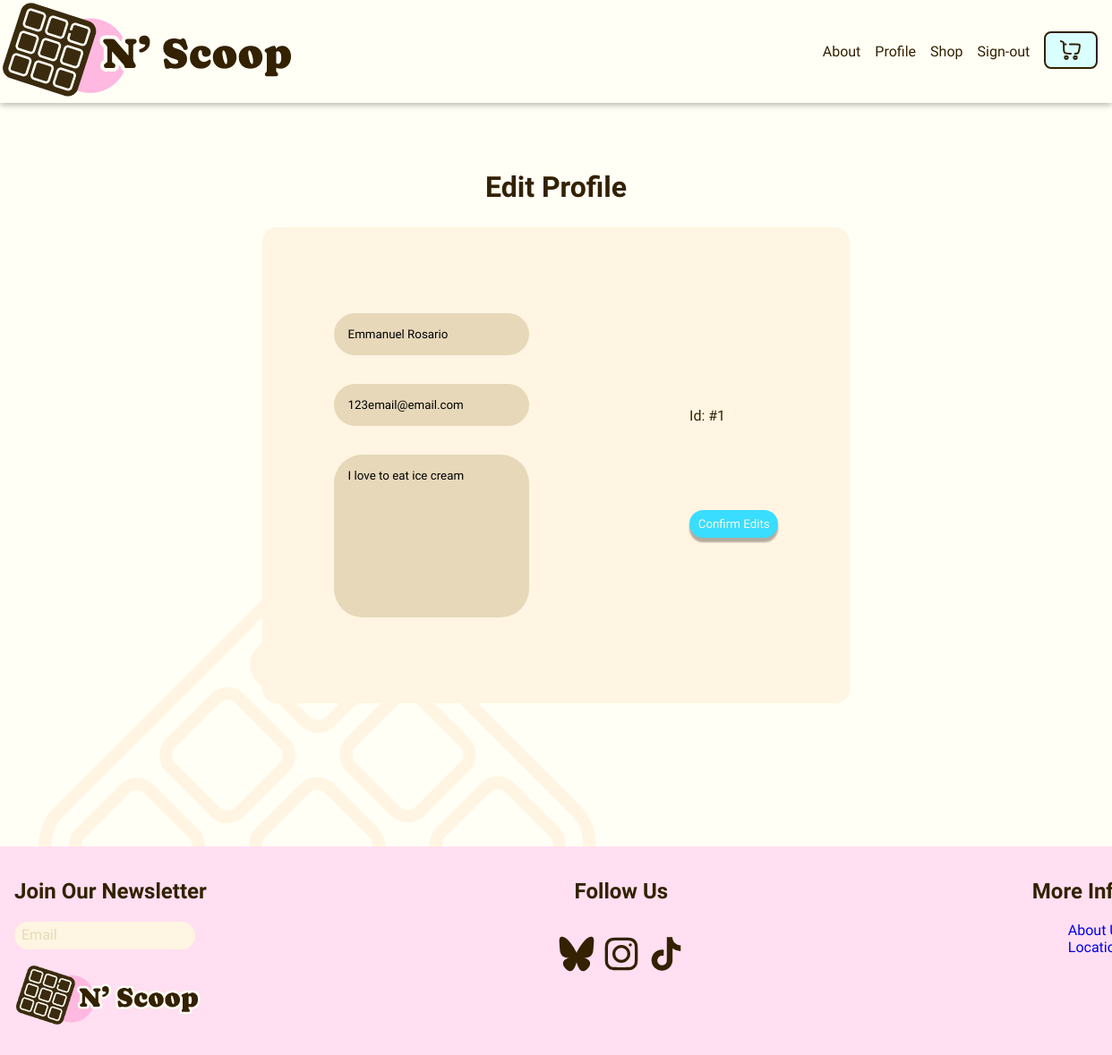
The app's page /edit-profile (signed in) with its own data.
### tables this page shows
CREATE TABLE users (
    id INTEGER PRIMARY KEY AUTOINCREMENT,
    username TEXT NOT NULL UNIQUE,
    name TEXT, 
    password TEXT NOT NULL,
    email TEXT UNIQUE,
    description TEXT,
    cart_id INTEGER,
    created_at DATETIME DEFAULT CURRENT_TIMESTAMP,
    updated_at DATETIME DEFAULT CURRENT_TIMESTAMP,
    FOREIGN KEY (cart_id) REFERENCES cart(id)
);

### app.py (the view)
@app.route("/edit-profile", methods=["GET", "POST"])
@login_required
def edit_profile():
  if request.method == "POST":
    user_id = session["user_id"]
    name = request.form.get("name")
    email = request.form.get("email")
    user_description = request.form.get("user_description")
    db = get_db()
    print(email)
    print(name)
    print(user_description)
    db.execute(
      "UPDATE users SET name = ?, email = ?, description = ? WHERE id = ?",
      (name, email, user_description,  user_id)
    )
    db.commit()
    return redirect("/profile")
  else:
    user_id = session["user_id"]
    db = get_db()
    user = db.execute("SELECT name, email, description FROM users WHERE id = ?", (user_id,)).fetchone()
    print(user)
    return render_template("edit_profile.html", user_id=user_id, name=user["name"], email=user["email"], description=user["description"] )

### app.py (called while the page is built)
@app.teardown_appcontext
def close_connection(exception):
  db = getattr(g, '_database', None)
  if db is not None:
    db.close()

### helpers.py (called while the page is built)
def login_required(f):
    @wraps(f)
    def decorator_function(*args, **kwargs):
        if session.get("user_id") is None:
            session.clear()
            return redirect("/login")
        return f(*args, **kwargs)
    return decorator_function

def get_db():
    if not hasattr(g, '_database'):
        g._database = g._database = sqlite3.connect(DATABASE)
        g._database.row_factory = sqlite3.Row
    return g._database

### templates/edit_profile.html (shortened to what this page needs)
{% extends "layout.html" %}
{% block main%}
<section class="container">
  <h1>Edit Profile</h1>
    <form class="profile-container" action="/edit-profile" method="post">
      <div class="profile-form-t-container">
        {% if not name %}
        <input autocomplete="off" autofocus class="profile-fields" name="name" placeholder='Name' type="text" >
        {% else %}
        <input autocomplete="off" autofocus class="profile-fields text-fields" name="name" placeholder='{{ name }}' type="text" value="{{ name }}" >
        {% endif %}
        {% if not email %}
        <input autocomplete="off" autofocus class="profile-fields" name="email" placeholder='Email' type="text" >
        {% else %}
        <input autocomplete="off" autofocus class="profile-fields" name="email" placeholder='{{ email }}' type="text" value="{{ email }}" >
        {% endif %}
        {% if not description %}
        <textarea class="profile-fields text-fields" name="user_description" placeholder="About You" type="text" rows="5" cols="10"></textarea>
        {% else %}
        <textarea class="profile-fields text-fields" name="user_description" value="{{ description }}"type="text" rows="10" cols="15">{{ description }} </textarea>
        {% endif %}
      </div>
      <div class="profile-form-b-container">
        {% if user_id%}
        <p>Id: #{{ user_id}}</p>
        {%else %}
        <p>Id: ###</p>
        {%endif%}
      <button class="btn-primary" type="submit">Confirm Edits</button>
      </div>
    </form>
</section>
{% endblock %}

### static/style.css (style rules this page uses)
body { font-family: "Caprasimo", serif; font-weight: 300; overscroll-behavior: none; background-image: url("../static/images/Product_Photos/BG-General.png"); }
main,html, body { margin: 0; min-width: 100vw; height: auto; }
textarea { resize: none; }
*::before, *:after { box-sizing: border-box; }
.container { display: flex; flex-direction: column; align-items: center; margin: 3rem 0 10rem 0; color: #332100; }
.container h1 { font-size: 2rem; }
form { display: flex; align-items: center; }
.profile-form-t-container { display:flex; flex-direction: column; justify-content: space-between; align-content: space-between; }
.profile-form-b-container { display: flex; flex-direction: column; gap: 5em; }
.profile-container { display: flex; flex-direction: row; justify-content: space-between; background-color: #FFF5E2; padding: 5rem; width: 40vw; border-radius: 1rem; }
.profile-fields { border: none; padding: 1rem; margin: 1rem 0 ; border-radius: 2rem; background-color: #E7D8BA; font-family: "Caprasimo", serif; width: 15vw; }
.btn-primary { background-color: #38DDFF; color:#FFF5E2; padding: .5rem; border: none; border-radius: 4rem; width: 8vw; text-align: center; cursor: pointer; font-family: "Caprasimo", serif; box-shadow: 0px 5px 2px 0 rgba(0, 0, 0, .3); }

### records on screen
users: name "Emmanuel Rosario", email "123email@email.com", user_description "I love to eat ice cream"

### other values on screen
{{ user_id }} "1"
